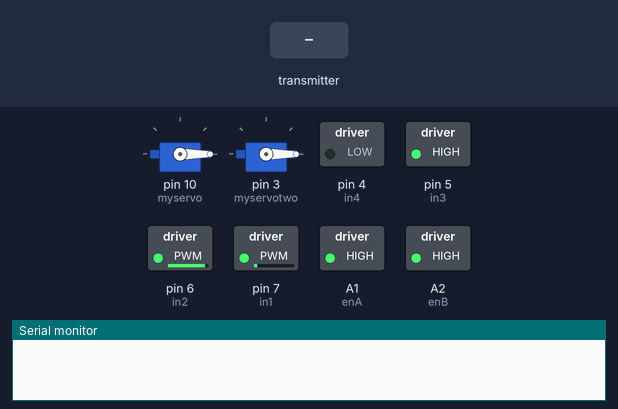
Simulated run of this sketch. Board: Arduino Uno, built with avr-gcc and run on an emulated ATmega328P. Shown: 2 × servo, switched loads named in the sketch (green lamp = pin HIGH), the last lines printed to the serial monitor. Inputs (shaded band) come from the test bench. No radio packets arrive unless stated.

Above: at 1.2 s.
1.3 s: the transmitter starts sending joystick.1 = 1023
At 2.5 s:
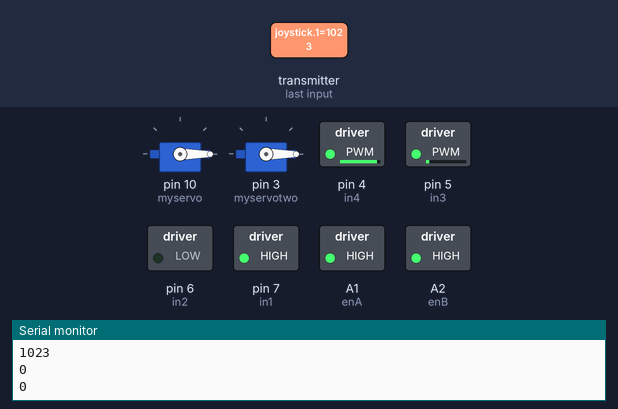
2.8 s: the transmitter starts sending joystick.0 = 512
At 4.0 s:
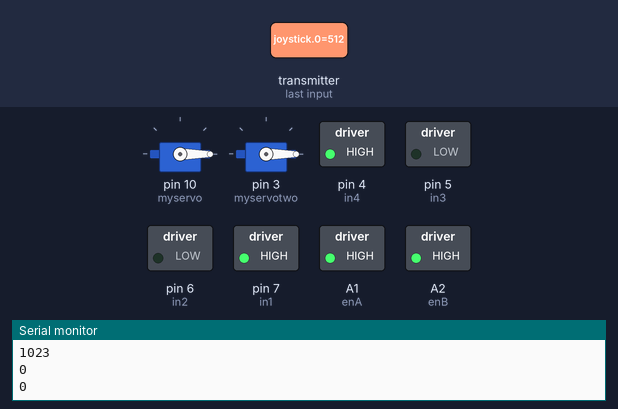
4.3 s: the transmitter starts sending joystick.2 = 256
At 5.5 s:
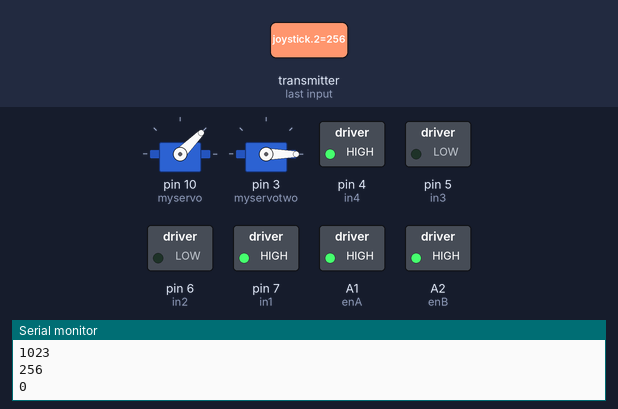
5.8 s: the transmitter starts sending joystick.3 = 256
At 6.8 s:
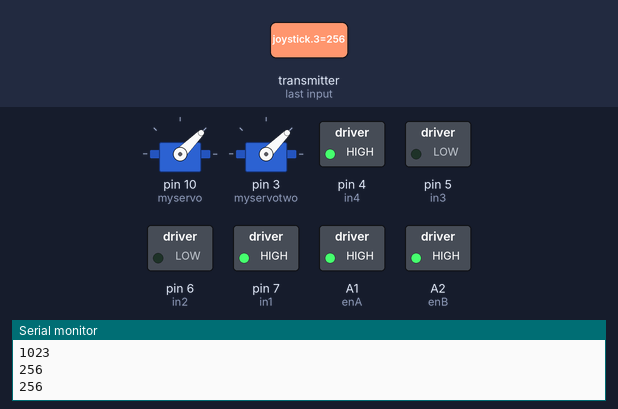
7.3 s: the transmitter starts sending joystick.0 = 0
At 7.9 s:
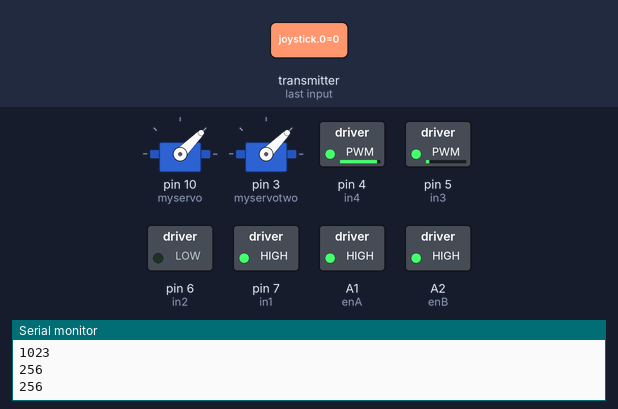
8.8 s: the transmitter starts sending joystick.1 = 0
At 10.3 s:
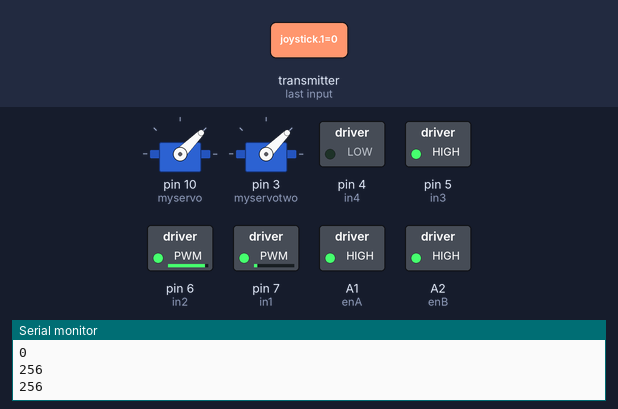
Timing chart, 0 to 11.3 s (numbered marks = the images above; inputs shaded):
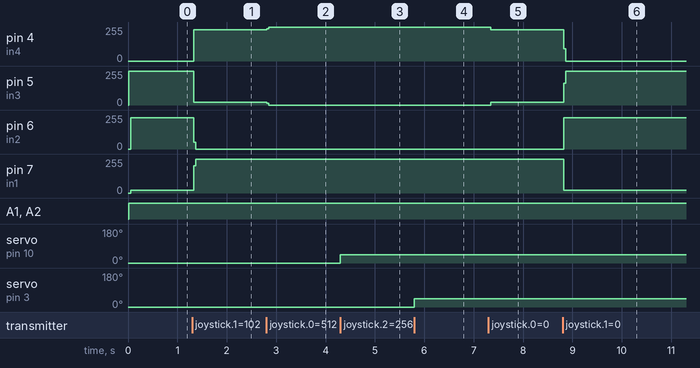

The sketch:

receiver-code.ino
```cpp
#include <SPI.h>
#include <nRF24L01.h>
#include <RF24.h>
#include <Servo.h>
#define enA A1
#define in1 7
#define in2 6
#define enB A2
#define in3 5
#define in4 4
Servo myservo;
Servo myservotwo;
RF24 radio(9,8); // CE, CSN
const byte address[6] = "00001";
char receivedData[32] = "";
int  xAxis, yAxis, zAxis, wAxis;
int motorSpeedA = 0;
int motorSpeedB = 0;
int motorSpeedC = 0;
int motorSpeedD = 0;
int joystick[4];

void setup() {
  pinMode(enA, OUTPUT);
  pinMode(enB, OUTPUT);
  pinMode(in1, OUTPUT);
  pinMode(in2, OUTPUT);
  pinMode(in3, OUTPUT);
  pinMode(in4, OUTPUT);
  myservo.attach(10);
  myservotwo.attach(3);

  Serial.begin(9600);
    digitalWrite(in1, LOW);
    digitalWrite(in2, LOW);
    digitalWrite(in3, LOW);
    digitalWrite(in4, LOW);
  radio.begin();
  radio.openReadingPipe(0, address);
  radio.setPALevel(RF24_PA_MAX);
  radio.startListening();


}
void loop() {

  if (radio.available()) {   // If the NRF240L01 module received data

      radio.read( &joystick, sizeof(joystick) );
  radio.read(&receivedData, sizeof(receivedData));
    yAxis = joystick[0];
    xAxis = joystick[1];
    zAxis = joystick[2];
    wAxis = joystick[3];
    Serial.println(yAxis);
    Serial.println(xAxis);
    Serial.println(zAxis);
    Serial.println(wAxis);
  }

  if (yAxis < 470) {

    digitalWrite(in1, HIGH);
    digitalWrite(in2, LOW);

    digitalWrite(in3, HIGH);
    digitalWrite(in4, LOW);

    motorSpeedA = map(yAxis, 470, 0, 0, 255);
    motorSpeedB = map(yAxis, 470, 0, 0, 255);
  }
  else if (yAxis > 550) {

    digitalWrite(in1, LOW);
    digitalWrite(in2, HIGH);

    digitalWrite(in3, LOW);
    digitalWrite(in4, HIGH);

    motorSpeedA = map(yAxis, 550, 1023, 0, 255);
    motorSpeedB = map(yAxis, 550, 1023, 0, 255);
  }

  else {
    motorSpeedA = 0;
    motorSpeedB = 0;
  }

  if (xAxis > 550) {

     digitalWrite(in1,HIGH);
    digitalWrite(in2, LOW);

    digitalWrite(in3, LOW);
    digitalWrite(in4, HIGH);

    motorSpeedA = map(xAxis, 550, 1023, 0, 255);
    motorSpeedB = map(xAxis, 550, 1023, 0, 255);
    if (motorSpeedA < 0) {
      motorSpeedA = 0;
    }
    if (motorSpeedB > 255) {
      motorSpeedB = 255;
    }
  }
  if (xAxis < 470) {

     digitalWrite(in1, LOW);
    digitalWrite(in2, HIGH);

    digitalWrite(in3, HIGH);
    digitalWrite(in4, LOW);

    motorSpeedA = map(xAxis, 470, 0, 0, 255);
    motorSpeedB = map(xAxis, 470, 0, 0, 255);

    if (motorSpeedA > 255) {
      motorSpeedA = 255;
    }
    if (motorSpeedB < 0) {
      motorSpeedB = 0;
    }
  }

  if (motorSpeedA < 70) {
    motorSpeedA = 0;
  }
  if (motorSpeedB < 70) {
    motorSpeedB = 0;
  }
  analogWrite(enA, motorSpeedA); // Send PWM signal to motor A
  analogWrite(enB, motorSpeedB); // Send PWM signal to motor B

  motorSpeedC = map(zAxis, 0, 1023, 0, 180);
   myservo.write(motorSpeedC);

  motorSpeedD = map(wAxis, 0, 1023, 0, 180);
  myservotwo.write(motorSpeedD);

}
```

Measured:
- after the input at 1.3 s, pin 4 (in4): 0/255 → 235/255 at once; pin 5 (in3): 255/255 → 20/255 at once; pin 6 (in2): 234/255 → 0/255 at once; pin 7 (in1): 21/255 → 255/255 at once
- after the input at 2.8 s, pin 4 (in4): 235/255 → 255/255 at once; pin 5 (in3): 20/255 → 0/255 at once
- after the input at 4.3 s, servo on pin 10 (myservo): 0° → 45° at once
- after the input at 5.8 s, servo on pin 3 (myservotwo): 0° → 45° at once
- after the input at 7.3 s, pin 4 (in4): 255/255 → 234/255 after 0.05 s; pin 5 (in3): 0/255 → 21/255 after 0.05 s
- after the input at 8.8 s, pin 4 (in4): 234/255 → 0/255 at once; pin 5 (in3): 21/255 → 255/255 at once; pin 6 (in2): 0/255 → 235/255 at once; pin 7 (in1): 255/255 → 20/255 at once
